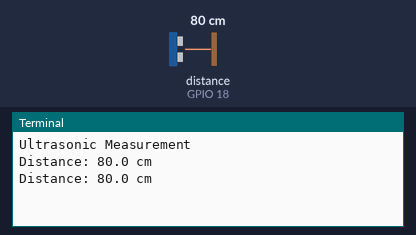
This program was run on a simulated Raspberry Pi (BCM pin numbers). Parts: the last lines printed to the terminal. The inputs (shaded band) are chosen by the test bench; at power-on: distance to the obstacle (sensor on GPIO 18) 80 cm. The echo pulse lasts 58.3 µs per cm.

Above: at 1.2 s.
1.3 s: distance to the obstacle (sensor on GPIO 18) set to 2 cm
At 1.9 s:
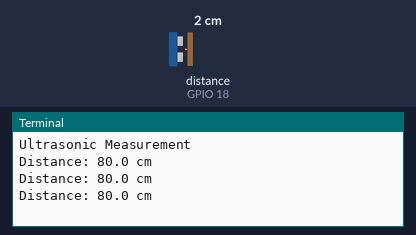
2.8 s: distance to the obstacle (sensor on GPIO 18) set to 4 cm
At 3.4 s:
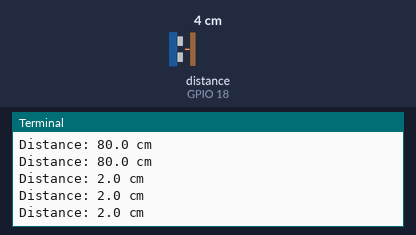
Timing chart, 0 to 5.8 s (numbered marks = the images above; inputs shaded):
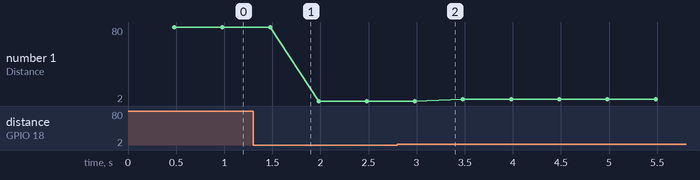

The program:

6-distance.py
```python
# CamJam EduKit 3 - Robotics
# Worksheet 6 - Measuring Distance

import time  # Import the Time library
from gpiozero import DistanceSensor  # Import the GPIO Zero Library

# Define GPIO pins to use on the Pi
pinTrigger = 17
pinEcho = 18

sensor = DistanceSensor(echo=pinEcho, trigger=pinTrigger)

print("Ultrasonic Measurement")

try:
    # Repeat the next indented block forever
    while True:
        print("Distance: %.1f cm" % (sensor.distance * 100))
        time.sleep(0.5)

# If you press CTRL+C, cleanup and stop
except KeyboardInterrupt:
    print("Exiting")
```

Measured:
- plotted number 1: 80 → 2 after the input at 1.3 s, 2 → 4 after the input at 2.8 s
